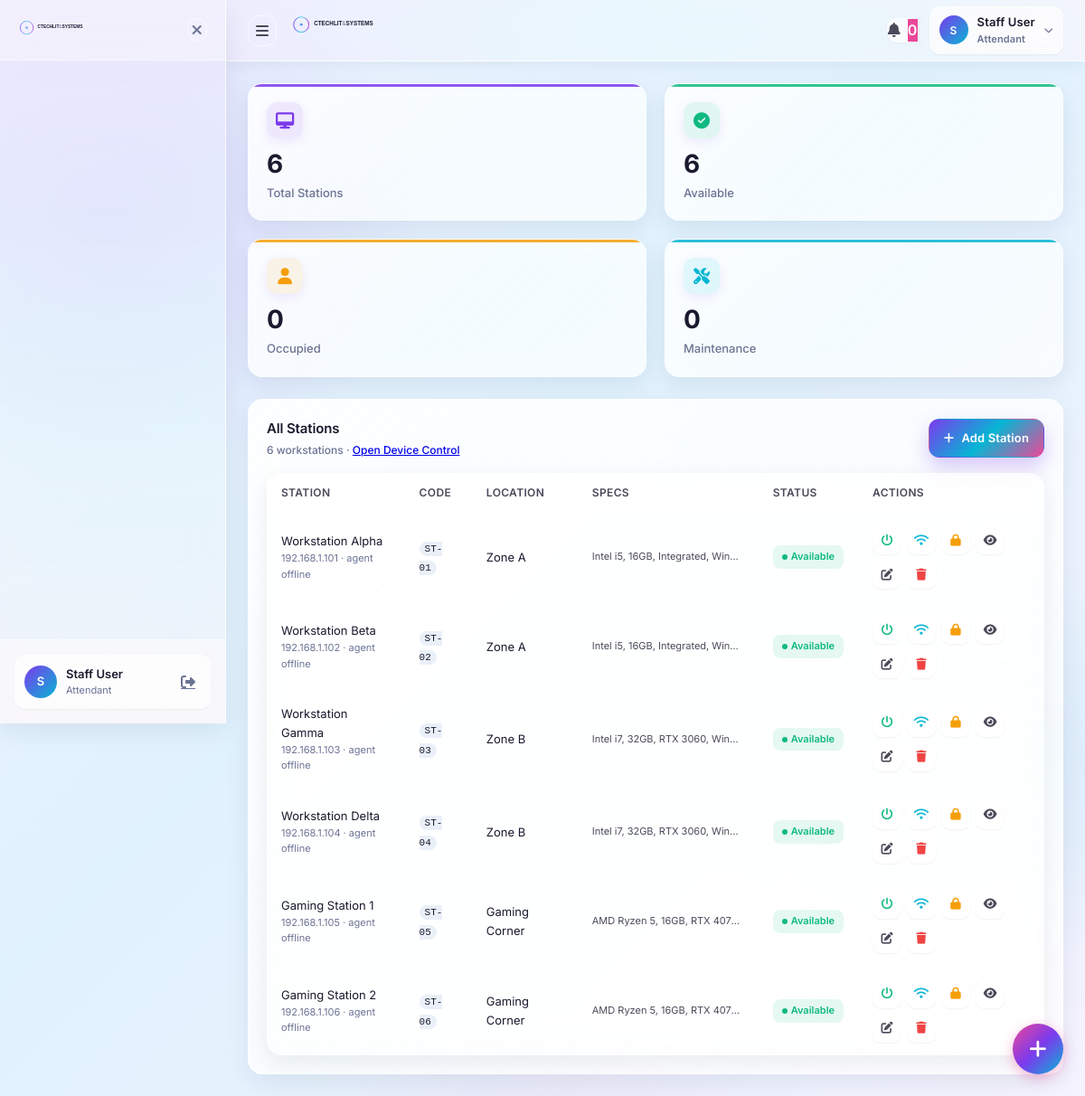
Page /portal/stations.php (signed in) on the committed database.
### tables this page shows
CREATE TABLE staff (
    staff_id         BIGINT UNSIGNED AUTO_INCREMENT PRIMARY KEY,
    email            VARCHAR(255) UNIQUE NOT NULL,
    phone            VARCHAR(20) UNIQUE NOT NULL,
    full_name        VARCHAR(100) NOT NULL,
    password_hash    VARCHAR(255) NOT NULL,
    role             VARCHAR(100) DEFAULT 'attendant',
    station_id       BIGINT UNSIGNED NULL,
    is_on_duty       BOOLEAN DEFAULT FALSE,
    hired_at         DATE NOT NULL,
    created_at       TIMESTAMP DEFAULT CURRENT_TIMESTAMP,
    updated_at       TIMESTAMP DEFAULT CURRENT_TIMESTAMP ON UPDATE CURRENT_TIMESTAMP,
    last_login_at    TIMESTAMP NULL,
    is_active        BOOLEAN DEFAULT TRUE,
    INDEX idx_role (role),
    INDEX idx_station (station_id),
    INDEX idx_on_duty (is_on_duty)
);

CREATE TABLE stations (
    station_id       BIGINT UNSIGNED AUTO_INCREMENT PRIMARY KEY,
    station_code     VARCHAR(20) UNIQUE NOT NULL,   
    name             VARCHAR(50) NOT NULL,
    location         VARCHAR(100),                  
    status           ENUM('available', 'occupied', 'maintenance', 'offline') DEFAULT 'available',
    specs            JSON,                          
    ip_address       VARCHAR(45),
    mac_address      VARCHAR(17) UNIQUE,
    last_heartbeat   TIMESTAMP NULL,
    created_at       TIMESTAMP DEFAULT CURRENT_TIMESTAMP,
    updated_at       TIMESTAMP DEFAULT CURRENT_TIMESTAMP ON UPDATE CURRENT_TIMESTAMP,
    INDEX idx_status (status),
    INDEX idx_location (location),
    INDEX idx_heartbeat (last_heartbeat)
);

### config/functions.php (called while the page is built, shortened)
<?php
require_once __DIR__ . '/database.php';
function base_path(string $path = '', bool $portalRoot = true): string
{
    $scriptPath = str_replace('\\', '/', $_SERVER['SCRIPT_NAME'] ?? '/');
    $documentRoot = rtrim(str_replace('\\', '/', $_SERVER['DOCUMENT_ROOT'] ?? ''), '/');
    $scriptFilename = str_replace('\\', '/', $_SERVER['SCRIPT_FILENAME'] ?? '');
    if (
        $documentRoot !== ''
        && strncasecmp($scriptFilename, $documentRoot . '/', strlen($documentRoot) + 1) === 0
    ) {
        $scriptPath = substr($scriptFilename, strlen($documentRoot));
    }
    $scriptPath = parse_url($scriptPath, PHP_URL_PATH) ?: '/';
    $segments = array_values(array_filter(explode('/', trim($scriptPath, '/')), 'strlen'));
    if ($segments !== [] && pathinfo(end($segments), PATHINFO_EXTENSION) !== '') {
        array_pop($segments);
    }
    $portalIndex = array_search('portal', $segments, true);
    if ($portalIndex !== false) {
        $segments = array_slice($segments, 0, $portalRoot ? $portalIndex + 1 : $portalIndex);
    }
    $base = rtrim('/' . implode('/', $segments), '/');
    $path = ltrim($path, '/');
    return $base . '/' . $path;
}
function sanitize(string $input): string
{
    return htmlspecialchars(strip_tags(trim($input)), ENT_QUOTES, 'UTF-8');
}

### includes/auth.php (called while the page is built, shortened)
<?php
require_once __DIR__ . '/../config/functions.php';
function isAuthenticated(): bool
{
    return isset($_SESSION['user_id']) && !empty($_SESSION['user_id']);
}
function currentStaff(): ?array
{
    $staffId = $_SESSION['user_id'];
    return Database::fetchOne(
        "SELECT staff_id, email, phone, full_name, role, station_id, is_on_duty, is_active FROM staff WHERE staff_id = ?",
        [$staffId]
    );
}
function getStaffPermissions(int $staffId): array
{
    $customPerms = Database::fetchAll(
        "SELECT permission FROM staff_permissions WHERE staff_id = ? AND granted = 1",
        [$staffId]
    );
    $permissions = array_values(array_unique(array_column($customPerms, 'permission')));
    return $permissions;
}
function hasPermission(string $permission): bool
{
    $staff = currentStaff();
    $permissions = getStaffPermissions((int) $staff['staff_id']);
    return in_array($permission, $permissions, true);
}
function getRoleLabel(string $role): string
{
    $labels = [
        'ceo' => 'Chief Executive Officer',
        'admin' => 'Administrator',
        'manager' => 'Manager',
        'attendant' => 'Attendant',
        'technician' => 'Technician',
    ];
    return $labels[strtolower($role)] ?? ucfirst($role);
}

### config/database.php (called while the page is built, shortened)
<?php
class Database
{
    private static ?PDO $instance = null;
    private static string $dsn;
    private static array $options;
    private static function getConfig(): array
    {
        return $GLOBALS['config']['database'] ?? [
            'host' => $_ENV['DB_HOST'] ?? 'localhost',
            'port' => (int) ($_ENV['DB_PORT'] ?? 3306),
            'name' => $_ENV['DB_NAME'] ?? 'ctechlit_systems',
            'user' => $_ENV['DB_USER'] ?? 'root',
            'pass' => $_ENV['DB_PASS'] ?? '',
            'charset' => $_ENV['DB_CHARSET'] ?? 'utf8mb4',
            'collation' => $_ENV['DB_COLLATION'] ?? 'utf8mb4_unicode_ci',
        ];
    }
    private static function initializeConnection(): void
    {
        $config = self::getConfig();
        self::$dsn = sprintf(
            'mysql:host=%s;port=%d;dbname=%s;charset=%s',
            $config['host'],
            $config['port'],
            $config['name'],
            $config['charset']
        );
        self::$options = [
            PDO::ATTR_ERRMODE => PDO::ERRMODE_EXCEPTION,
            PDO::ATTR_DEFAULT_FETCH_MODE => PDO::FETCH_ASSOC,
            PDO::ATTR_EMULATE_PREPARES => false,
            PDO::ATTR_PERSISTENT => true,
            PDO::MYSQL_ATTR_INIT_COMMAND => "SET NAMES {$config['charset']} COLLATE {$config['collation']}",
            PDO::MYSQL_ATTR_FOUND_ROWS => true,
        ];
    }
    private static function createConnection(): PDO
    {
        $config = self::getConfig();
        try {
            return new PDO(
                self::$dsn,
                $config['user'],
                $config['pass'],
                self::$options
            );
        } catch (PDOException $e) {
            error_log("Database connection failed: " . $e->getMessage());
            throw new PDOException("Database connection failed: " . $e->getMessage(), (int) $e->getCode());
        }
    }
    public static function getConnection(): PDO
    {
        if (self::$instance === null) {
            self::$instance = self::createConnection();
        }
        return self::$instance;
    }
    public static function query(string $sql, array $params = []): PDOStatement
    {
        $conn = self::getConnection();
        $stmt = $conn->prepare($sql);
        $stmt->execute($params);
        return $stmt;
    }
    public static function fetchAll(string $sql, array $params = []): array
    {
        $stmt = self::query($sql, $params);
        return $stmt->fetchAll();
    }
    public static function fetchOne(string $sql, array $params = []): ?array
    {
        $stmt = self::query($sql, $params);
        $row = $stmt->fetch();
        return $row ?: null;
    }
}

### portal/stations.php (the view, shortened to what this page needs)
<?php
require_once __DIR__ . '/../includes/auth.php';
$stationRows = Database::fetchAll('SELECT * FROM stations ORDER BY station_code');
$stationCounts = array_count_values(array_column($stationRows, 'status'));
?>
<!DOCTYPE html>
<html lang="en">
<head>
  <link rel="stylesheet" href="https://cdnjs.cloudflare.com/ajax/libs/font-awesome/6.4.0/css/all.min.css">
  <link rel="stylesheet" href="../assets/css/portal.css">
</head>
<body>
  <?php include_once __DIR__ . '/../includes/sidebar.php'; ?>
  <main class="portal-main" style="margin-left: var(--sidebar-width);">
    <?php include_once __DIR__ . '/../includes/header.php'; ?>
    <div class="portal-content">
      <div class="kpi-grid" style="margin-bottom: 24px;">
        <div class="kpi-card animate-fade-in" style="--kpi-color: var(--violet); --kpi-bg: rgba(124, 58, 237, 0.1);">
          <div class="kpi-header">
            <div class="kpi-icon"><i class="fas fa-desktop"></i></div>
          </div>
          <div class="kpi-value"><?php echo (int) (count($stationRows)); ?></div>
          <div class="kpi-label">Total Stations</div>
        </div>
        <div class="kpi-card animate-fade-in" style="--kpi-color: var(--green); --kpi-bg: rgba(16, 185, 129, 0.1); animation-delay: 0.05s;">
          <div class="kpi-header">
            <div class="kpi-icon"><i class="fas fa-check-circle"></i></div>
          </div>
          <div class="kpi-value"><?php echo (int) ($stationCounts['available'] ?? 0); ?></div>
          <div class="kpi-label">Available</div>
        </div>
        <div class="kpi-card animate-fade-in" style="--kpi-color: var(--amber); --kpi-bg: rgba(245, 158, 11, 0.1); animation-delay: 0.1s;">
          <div class="kpi-header">
            <div class="kpi-icon"><i class="fas fa-user"></i></div>
          </div>
          <div class="kpi-value"><?php echo (int) ($stationCounts['occupied'] ?? 0); ?></div>
          <div class="kpi-label">Occupied</div>
        </div>
        <div class="kpi-card animate-fade-in" style="--kpi-color: var(--cyan); --kpi-bg: rgba(6, 182, 212, 0.1); animation-delay: 0.15s;">
          <div class="kpi-header">
            <div class="kpi-icon"><i class="fas fa-tools"></i></div>
          </div>
          <div class="kpi-value"><?php echo (int) ($stationCounts['maintenance'] ?? 0); ?></div>
          <div class="kpi-label">Maintenance</div>
        </div>
      </div>
      <div class="card glass-card animate-fade-in" style="animation-delay: 0.2s;">
        <div class="card-header">
          <div>
            <div class="card-title">All Stations</div>
            <div class="card-subtitle"><?php echo count($stationRows); ?> workstations · <a href="devices.php">Open Device Control</a></div>
          </div>
          <button class="btn btn-primary" id="addStationBtn" style="padding: 10px 16px; font-size: 13px;">
            <i class="fas fa-plus"></i> Add Station
          </button>
        </div>
        <div class="table-container" style="border: none; background: transparent;">
          <table class="data-table" id="stationsTable">
            <thead>
              <tr>
                <th>Station</th>
                <th>Code</th>
                <th>Location</th>
                <th>Specs</th>
                <th>Status</th>
                <th>Actions</th>
              </tr>
            </thead>
            <tbody>
              <?php foreach ($stationRows as $station):
                $specs = json_decode((string) ($station['specs'] ?? ''), true) ?: [];
                $rowData = [
                    'station_id' => (int) $station['station_id'], 'station_code' => $station['station_code'], 'name' => $station['name'],
                    'location' => $station['location'], 'specs' => $specs, 'status' => $station['status'],
                    'ip_address' => $station['ip_address'], 'mac_address' => $station['mac_address'],
                ];
                $agentOnline = $station['last_heartbeat'] && strtotime($station['last_heartbeat']) >= time() - 90;
                $badge = ['available' => 'success', 'occupied' => 'warning', 'maintenance' => 'info', 'offline' => 'error'][$station['status']] ?? 'info';
              ?>
              <tr data-id="<?php echo (int) $station['station_id']; ?>" data-station='<?php echo htmlspecialchars(json_encode($rowData), ENT_QUOTES, 'UTF-8'); ?>'>
                <td><?php echo sanitize($station['name']); ?><div style="font-size:11px;color:var(--muted)"><?php echo sanitize($station['ip_address'] ?: 'No IP'); ?> · agent <?php echo $agentOnline ? 'online' : 'offline'; ?></div></td>
                <td><code style="background: var(--bg-secondary); padding: 2px 6px; border-radius: var(--radius-sm); font-size: 11px;"><?php echo sanitize($station['station_code']); ?></code></td>
                <td><?php echo sanitize((string) ($station['location'] ?? '—')); ?></td>
                <td style="font-size: 11px; color: var(--ink-secondary); max-width: 200px; white-space: nowrap; overflow: hidden; text-overflow: ellipsis;"><?php echo sanitize(implode(', ', array_filter(array_map('strval', $specs)))); ?></td>
                <td><span class="status-badge <?php echo $badge; ?>"><span class="status-dot"></span><?php echo sanitize(ucfirst($station['status'])); ?></span></td>
                <td><div class="action-buttons" style="display: flex; gap: 6px; flex-wrap: wrap;">
                  <button class="header-btn" title="Wake Station" data-action="wake" style="color: var(--green);"><i class="fas fa-power-off"></i></button>
                  <button class="header-btn" title="Ping Station" data-action="ping" style="color: var(--cyan);"><i class="fas fa-wifi"></i></button>
                  <button class="header-btn" title="Lock Station" data-action="lock" style="color: var(--amber);"><i class="fas fa-lock"></i></button>
                  <button class="header-btn view-btn" title="View" data-action="view"><i class="fas fa-eye"></i></button>
                  <button class="header-btn edit-btn" title="Edit" data-action="edit"><i class="fas fa-edit"></i></button>
                  <button class="header-btn delete-btn" title="Delete" data-action="delete" style="color: var(--red);"><i class="fas fa-trash"></i></button>
                </div></td>
              </tr>
              <?php endforeach; ?>
            </tbody>
          </table>
        </div>
      </div>
    </div>
  </main>
<button class="fab" id="fabAddStation" aria-label="Add station"><i class="fas fa-plus"></i></button>
</body>
</html>

### includes/sidebar.php (shortened to what this page needs)
<?php
require_once __DIR__ . '/auth.php';
$currentUser = currentStaff() ?: currentUser();
$isAdmin = hasPermission('staff.assign_permissions');
?>
<aside class="glass-sidebar" id="sidebar">
    <div class="sidebar-header">
        <a href="<?php echo base_path('index.php'); ?>" class="sidebar-logo">
        </a>
        <button class="sidebar-close" id="sidebarClose" aria-label="Close sidebar">
            <i class="fas fa-times"></i>
        </button>
    </div>
    <nav class="sidebar-nav">
    </nav>
    <div class="sidebar-footer">
        <div class="user-card">
            <div class="user-avatar">
                <?php echo strtoupper(substr($currentUser['full_name'] ?? 'U', 0, 1)); ?>
            </div>
            <div class="user-details">
                <span class="user-name"><?php echo sanitize($currentUser['full_name'] ?? 'User'); ?></span>
                <span class="user-role"><?php echo getRoleLabel($currentUser['role'] ?? 'user'); ?></span>
            </div>
            <a href="<?php echo base_path('logout.php', false); ?>" class="logout-btn" title="Logout">
                <i class="fas fa-sign-out-alt"></i>
            </a>
        </div>
    </div>
</aside>

### includes/header.php (shortened to what this page needs)
<?php
require_once __DIR__ . '/auth.php';
$currentUser = currentStaff() ?: currentUser();
$userType = $_SESSION['user_type'] ?? 'guest';
$canCreateSystemNotifications = $userType === 'staff' && hasPermission('settings.edit');
?>
<header class="glass-header">
    <div class="header-left">
        <button class="sidebar-toggle" id="sidebarToggle" aria-label="Collapse sidebar" aria-expanded="true" title="Collapse sidebar">
            <i class="fas fa-bars"></i>
        </button>
        <a href="<?php echo base_path('index.php'); ?>" class="header-logo">
            <svg viewBox="0 0 400 80" width="140" height="28" xmlns="http://www.w3.org/2000/svg">
                <text x="72" y="34" font-family="'Space Grotesk', sans-serif" font-weight="700" font-size="18" fill="#1a1a2e">CTECHLIT<tspan font-weight="400" fill="#6B7394">&</tspan>SYSTEMS</text>
            </svg>
        </a>
    </div>
    <div class="header-right">
        <div class="header-action">
            <button class="icon-btn notification-btn" id="notificationBtn" aria-label="Notifications">
                <i class="fas fa-bell"></i>
                <span class="notification-badge" id="notificationBadge">0</span>
            </button>
        </div>
        <div class="header-action user-menu">
            <button class="user-menu-btn" id="userMenuBtn">
                <div class="user-avatar">
                    <?php echo strtoupper(substr($currentUser['full_name'] ?? 'U', 0, 1)); ?>
                </div>
                <div class="user-info">
                    <span class="user-name"><?php echo sanitize($currentUser['full_name'] ?? 'User'); ?></span>
                    <span class="user-role"><?php echo getRoleLabel($currentUser['role'] ?? 'user'); ?></span>
                </div>
                <i class="fas fa-chevron-down"></i>
            </button>
        </div>
    </div>
</header>

### rows in the picture
staff: full_name "S", full_name "Staff User", role "Attendant"
stations: name "Workstation Alpha", ip_address "192.168.1.101", shows "offline", station_code "ST-01", location "Zone A", specs "Intel i5, 16GB, Integrated, Win…", status "Available"
stations: name "Workstation Beta", ip_address "192.168.1.102", shows "offline", station_code "ST-02", location "Zone A", specs "Intel i5, 16GB, Integrated, Win…", status "Available"
stations: name "Workstation Gamma", ip_address "192.168.1.103", shows "offline", station_code "ST-03", location "Zone B", specs "Intel i7, 32GB, RTX 3060, Win…", status "Available"
stations: name "Workstation Delta", ip_address "192.168.1.104", shows "offline", station_code "ST-04", location "Zone B", specs "Intel i7, 32GB, RTX 3060, Win…", status "Available"
stations: name "Gaming Station 1", ip_address "192.168.1.105", shows "offline", station_code "ST-05", location "Gaming Corner", specs "AMD Ryzen 5, 16GB, RTX 407…", status "Available"
stations: name "Gaming Station 2", ip_address "192.168.1.106", shows "offline", station_code "ST-06", location "Gaming Corner", specs "AMD Ryzen 5, 16GB, RTX 407…", status "Available"

### other values in the picture
count($stationRows) "6"
$stationCounts['available'] "6"
$stationCounts['occupied'] "0"
$stationCounts['maintenance'] "0"
